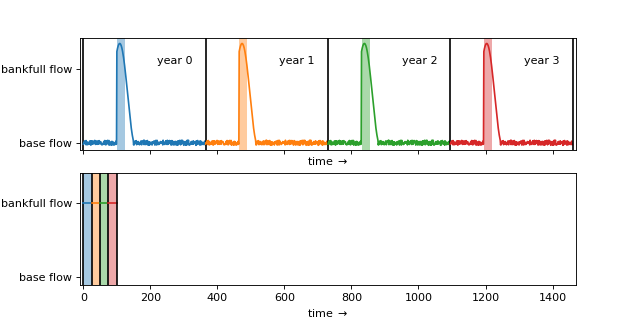

Python code for this plot:
import matplotlib.pyplot as plt
import numpy as np


import _base


fig, ax = plt.subplots(2, 1, figsize=(8, 4), sharex=True)
# plt.subplots_adjust(top=0.7)


day = 0
for i in range(4):
    ax[0].axvline(x=day, color='k', ls='-')
    ax[0].fill_between(day + np.arange(365), np.zeros((len(_base.time),)),
                    4 * np.ones((len(_base.time),)),
                    where=_base.flood, alpha=0.4, edgecolor='none')
    ax[0].plot(day + np.arange(365), _base.hydrograph)
    ax[0].text(day + 220, 2.6, 'year ' + str(i))
    day += 365

ax[0].axvline(x=day, color='k', ls='-')
ax[0].set_ylim(0.9, 3.1)
ax[0].set_xlim(0 - 10, day + 10)
ax[0].set_xlabel(r'time $\rightarrow$')
ax[0].set_yticks([1.05, 2.5])
ax[0].set_yticklabels(['base flow', 'bankfull flow'])


nflood = np.sum(_base.flood)
day = 0
for i in range(4):
    ax[1].axvline(x=day, color='k', ls='-')
    ax[1].fill_between(day + np.arange(nflood + 1), np.zeros((nflood + 1,)),
                    4 * np.ones((nflood + 1,)),
                    alpha=0.4, edgecolor='none')
    ax[1].plot(day + np.arange(nflood + 1), 2.5 * np.ones((nflood + 1),))
    day += nflood

ax[1].axvline(x=day, color='k', ls='-')
ax[1].set_ylim(0.9, 3.1)
ax[1].set_xlim(0 - 10, 365 * 4 + 10)
ax[1].set_yticks([])
ax[1].set_xlabel(r'time $\rightarrow$')
ax[1].set_yticks([1.05, 2.5])
ax[1].set_yticklabels(['base flow', 'bankfull flow'])


plt.show()
